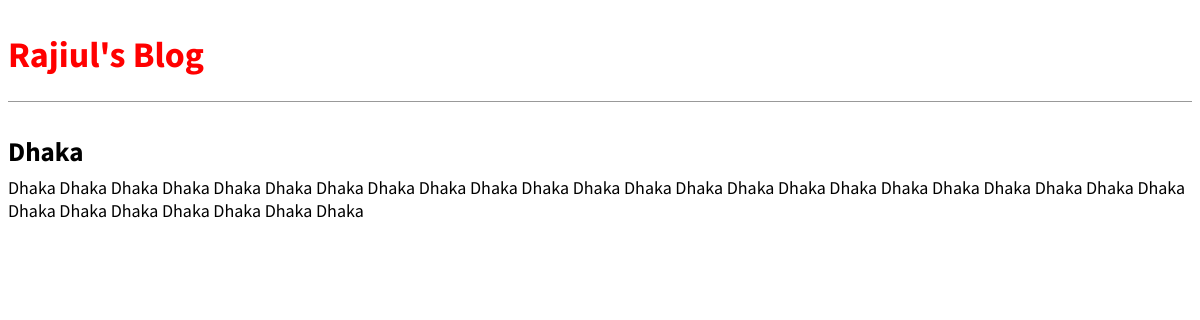
The app's page /post/1/ with its own data.
### blog/models.py (models this page shows, shortened)
class Post(models.Model):
    title = models.CharField(max_length=200)
    author = models.ForeignKey('auth.User', on_delete=models.CASCADE,)
    body = models.TextField()

### blog/views.py (the view)
# urls.py: path("post/<int:pk>/", BlogDetailView.as_view(), name="post_detail"),
class BlogDetailView(DetailView):
    model = Post
    template_name = "post_detail.html"

### templates/post_detail.html
{% extends "base.html" %}
{% block content %}
<div class="post-entry">
    <h2>{{ post.title }}</h2>
    <p>{{ post.body }}</p>
</div>
{% endblock content %}

### static/css/base.css (style rules this page uses)
body { font-family: 'Source Sans Pro', sans-serif; font-size: 18px; }
.post-entry { margin-bottom: 2rem; }
.post-entry h2 { margin: 0.5rem 0; }
.post-entry p { margin: 0; font-weight: 400; }

### records on screen
Post: title "Dhaka", body "Dhaka Dhaka Dhaka Dhaka Dhaka Dhaka Dhaka Dhaka Dhaka Dhaka Dhaka Dhaka Dhaka Dhaka Dhaka Dhaka Dhaka Dhaka Dhaka Dhaka Dhaka Dhaka Dhaka Dhaka Dhaka Dhaka Dhaka Dhaka Dhaka Dhaka"
